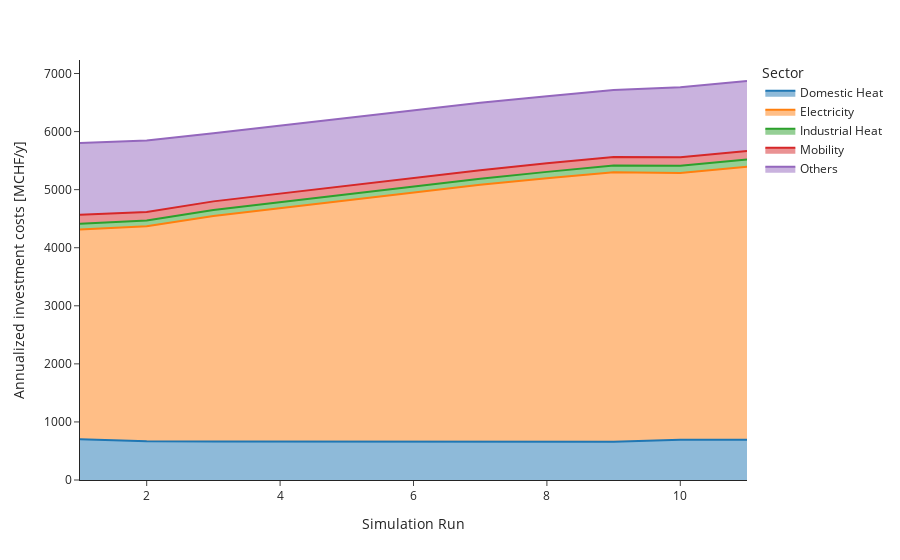

Notebook code for this chart:
### Markdown cell above
- Displays a random sample from the annual results DataFrame for inspection.

#### Plot Investment Costs by Sector

### Code cell
# Plot annualized investment costs aggregated by sector
plot_parametrisation(results=results_ch_n, variable="C_inv_an", category="Sector", 
                     labels = {"Run": "Simulation Run","C_inv_an": "Annualized investment costs [MCHF/y]"})

### Figure 1 — Plotly figure (JSON) as saved in the notebook; plotly's stock layout.template omitted (floating-point values rounded to 4 significant figures)
{"data": [{"fillpattern": {"shape": ""}, "hovertemplate": "Sector=Domestic Heat<br>Simulation Run=%{x}<br>Annualized investment costs [MCHF/y]=%{y}<extra></extra>", "legendgroup": "Domestic Heat", "line": {"color": "#1F77B4"}, "marker": {"symbol": "circle"}, "mode": "lines", "name": "Domestic Heat", "orientation": "v", "showlegend": true, "stackgroup": "1", "type": "scatter", "x": [1, 2, 3, 4, 5, 6, 7, 8, 9, 10, 11], "xaxis": "x", "y": [702.8, 667.4, 663.0, 663.0, 663.0, 663.0, 660.7, 659.2, 659.1, 694.8, 694.8], "yaxis": "y"}, {"fillpattern": {"shape": ""}, "hovertemplate": "Sector=Electricity<br>Simulation Run=%{x}<br>Annualized investment costs [MCHF/y]=%{y}<extra></extra>", "legendgroup": "Electricity", "line": {"color": "#FF7F0E"}, "marker": {"symbol": "circle"}, "mode": "lines", "name": "Electricity", "orientation": "v", "showlegend": true, "stackgroup": "1", "type": "scatter", "x": [1, 2, 3, 4, 5, 6, 7, 8, 9, 10, 11], "xaxis": "x", "y": [3610.0, 3704.0, 3884.0, 4019.0, 4154.0, 4290.0, 4422.0, 4537.0, 4642.0, 4592.0, 4701.0], "yaxis": "y"}, {"fillpattern": {"shape": ""}, "hovertemplate": "Sector=Industrial Heat<br>Simulation Run=%{x}<br>Annualized investment costs [MCHF/y]=%{y}<extra></extra>", "legendgroup": "Industrial Heat", "line": {"color": "#2CA02C"}, "marker": {"symbol": "circle"}, "mode": "lines", "name": "Industrial Heat", "orientation": "v", "showlegend": true, "stackgroup": "1", "type": "scatter", "x": [1, 2, 3, 4, 5, 6, 7, 8, 9, 10, 11], "xaxis": "x", "y": [97.88, 98.54, 103.7, 103.7, 103.7, 103.7, 105.0, 109.4, 114.7, 122.5, 124.8], "yaxis": "y"}, {"fillpattern": {"shape": ""}, "hovertemplate": "Sector=Mobility<br>Simulation Run=%{x}<br>Annualized investment costs [MCHF/y]=%{y}<extra></extra>", "legendgroup": "Mobility", "line": {"color": "#D62728"}, "marker": {"symbol": "circle"}, "mode": "lines", "name": "Mobility", "orientation": "v", "showlegend": true, "stackgroup": "1", "type": "scatter", "x": [1, 2, 3, 4, 5, 6, 7, 8, 9, 10, 11], "xaxis": "x", "y": [155.9, 147.0, 147.0, 147.0, 147.0, 147.0, 147.0, 147.0, 147.0, 147.0, 147.0], "yaxis": "y"}, {"fillpattern": {"shape": ""}, "hovertemplate": "Sector=Others<br>Simulation Run=%{x}<br>Annualized investment costs [MCHF/y]=%{y}<extra></extra>", "legendgroup": "Others", "line": {"color": "#9467BD"}, "marker": {"symbol": "circle"}, "mode": "lines", "name": "Others", "orientation": "v", "showlegend": true, "stackgroup": "1", "type": "scatter", "x": [1, 2, 3, 4, 5, 6, 7, 8, 9, 10, 11], "xaxis": "x", "y": [1235.0, 1228.0, 1172.0, 1170.0, 1168.0, 1166.0, 1160.0, 1156.0, 1153.0, 1206.0, 1204.0], "yaxis": "y"}], "layout": {"legend": {"title": {"text": "Sector"}, "tracegroupgap": 0}, "margin": {"t": 60}, "xaxis": {"anchor": "y", "domain": [0, 1], "title": {"text": "Simulation Run"}}, "yaxis": {"anchor": "x", "domain": [0, 1], "title": {"text": "Annualized investment costs [MCHF/y]"}}}}
